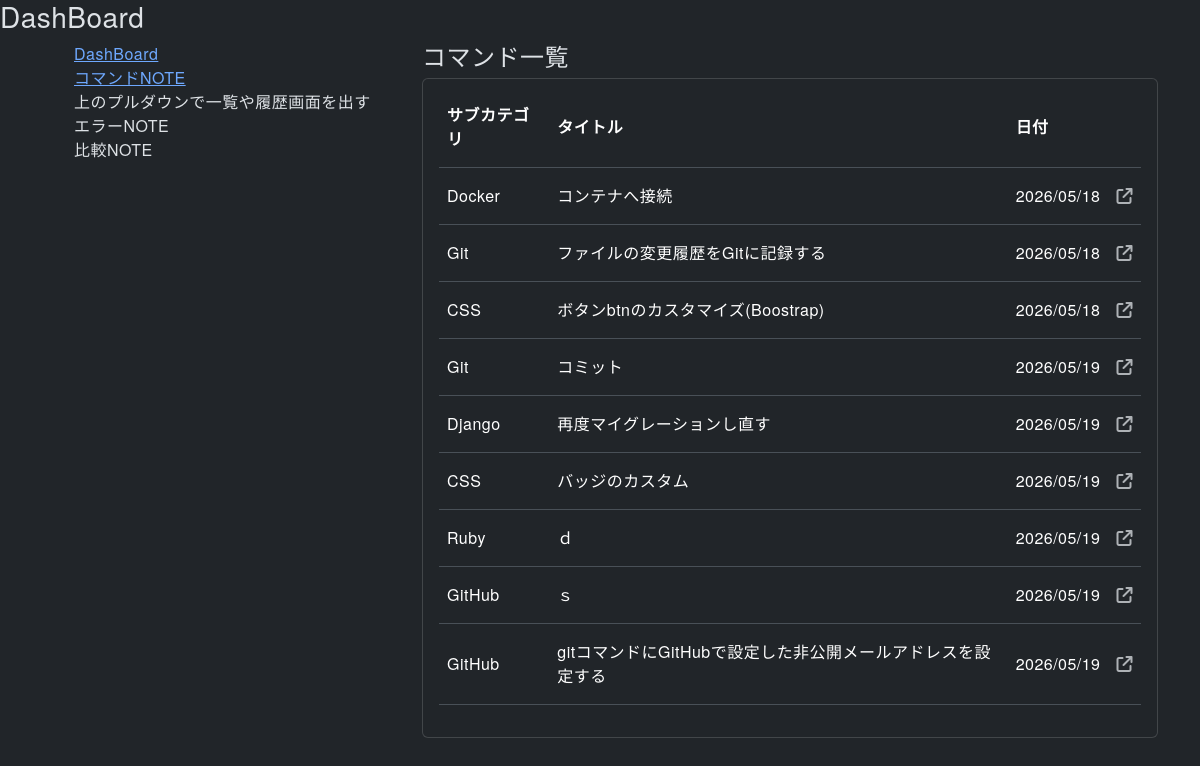
Before: /index/ with the older database file.
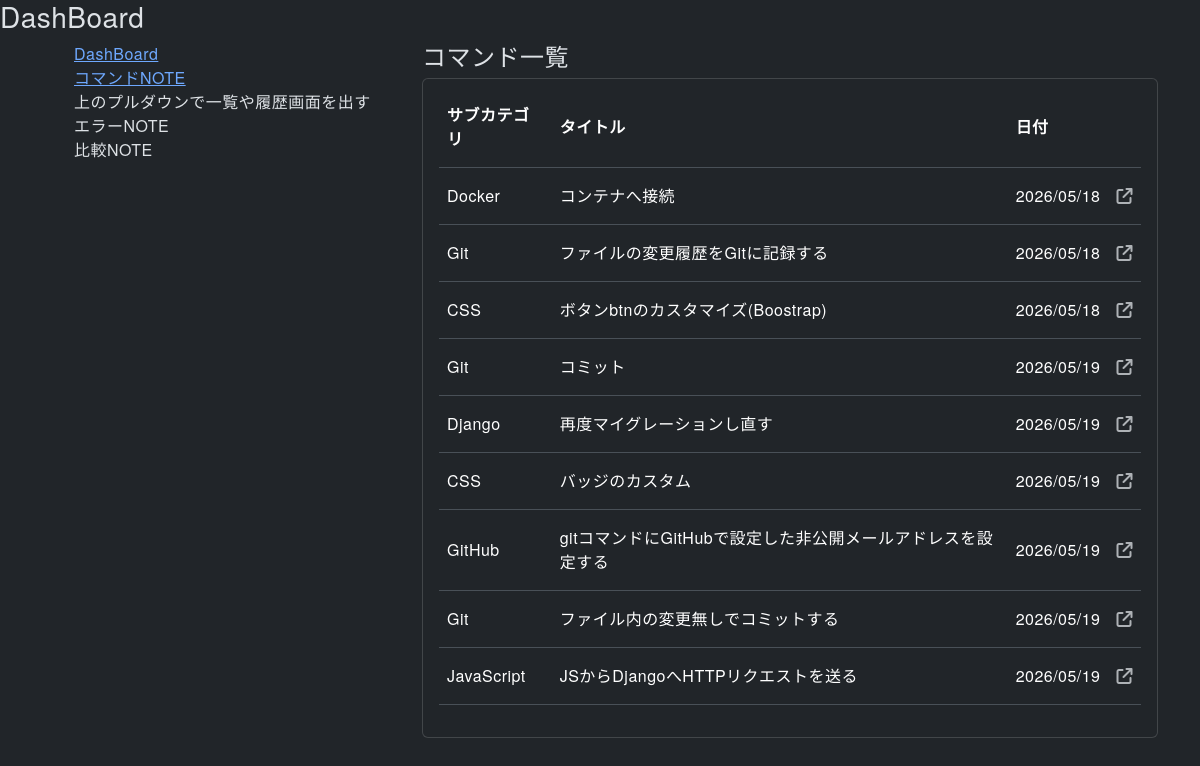
After: the same page with the newer database file.
### notebook/models.py (models this page shows)
class Note(models.Model):
  sub_category = models.ForeignKey(SubCategory, on_delete=models.CASCADE)
  title = models.CharField(max_length=50)
  command = models.TextField()
  description =  models.TextField()
  created_at = models.DateTimeField(auto_now_add=True)
  updated_at = models.DateTimeField(auto_now=True)

class SubCategory(models.Model):
  main_category = models.ForeignKey(MainCategory, on_delete=models.CASCADE)
  name = models.CharField(max_length=15)
  def __str__(self):
    return self.name

### notebook/views.py (the view)
# urls.py: path('index/', views.index, name='index'),
def index(request):
  notes = Note.objects.all()
  return render(request, 'notebook/index.html',{'notes': notes})

### notebook/templates/notebook/index.html
{% extends 'notebook/base.html' %}
{% block content %}
  <h3>DashBoard</h3>
  <div class="container">
    <div class="row">
      <div class="'col-12">
        <div class="row">
          <div class="col-12 col-md-4">
            <ul class="sidebar-menu">
              <li><a href="{% url 'dashboard' %}">DashBoard</a></li>
              <li><a href="{% url 'index' %}">コマンドNOTE</a></li>
              <li>上のプルダウンで一覧や履歴画面を出す</li>
              <li>エラーNOTE</li>
              <li>比較NOTE</li>
            </ul>
          </div>
          <div class="'col-12 col-md-8">
            <h4>コマンド一覧</h4>
            <div class="card p-3 mb-3">
              <table class="table table-hover">
                <thead>
                  <tr class="align-middle">
                    <th class="pb-3">サブカテゴリ</th>
                    <th class="pb-3">タイトル</th>
                    <th class="pb-3">日付</th>
                    <th class="pb-3"></th>
                  </tr>
                </thead>
                <tbody>
                  {% for note in notes %}
                    <tr class="align-middle position-relative">
                      <td class="pt-3 pb-3">{{ note.sub_category }}</td>
                      <td class="pt-3 pb-3">{{ note.title }}</td>
                      <td class="pt-3 pb-3">{{ note.created_at|date:"Y/m/d" }}</td>
                      <td class="text-end pt-3 pb-3">
                        <a href="{% url 'show' id=note.id %}" class="stretched-link">
                          <i class="fa-solid fa-arrow-up-right-from-square text-muted"></i>
                        </a>
                      </td>
                    </tr>
                  {% endfor %}
                </tbody>
              </table>
            </div>
          </div>
        </div>
      </div>
    </div>
  </div>
{% endblock %}

Changed rows visible on the page:
removed Note: sub_category "Ruby", title "ｄ", created_at "2026/05/19"
removed Note: sub_category "GitHub", title "ｓ", created_at "2026/05/19"
added Note: sub_category "Git", title "ファイル内の変更無しでコミットする", created_at "2026/05/19"
added Note: sub_category "JavaScript", title "JSからDjangoへHTTPリクエストを送る", created_at "2026/05/19"
